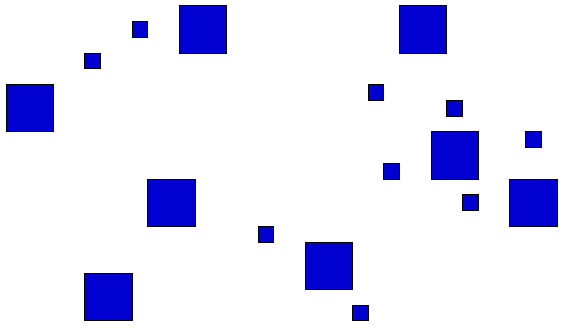
#> input picture t2/objetos1.png, 563 x 327 px
$ python t2.py objetos1.png   (Python 2 division)   (older library calls are emulated)
#> lines starting #> are read from the running program, lines starting #| are printed output that depends on the picture; after the words box and inside, x2 and y2 are one past the last pixel; in counts of white or black regions, pixels touching at a corner belong together; long printed decimals are rounded
#coding: utf-8

# Para rodar o codigo correr, por:
#    python t2.py image_file
# Exemplo:
#    python t2.py objetos1.png

from __future__ import unicode_literals
import numpy as np
import sys
from scipy import misc
from scipy import ndimage
import matplotlib.pyplot as plt
from matplotlib.colors import NoNorm
import cv2

# Ler o arquivo da imagem e guardar isto num numpy array
img_file = sys.argv[1]
image = cv2.imread(img_file)
#> image is the input picture: shape (327, 563, 3); mean B, G, R 247.3, 225.6, 225.6

# Presentaçao da imagem
plt.imshow(image, cmap='gray')
plt.show()

####################### Transformação de Cores ##################################
# Usase a funçao cvtColor para transformar a imagem BGR em escadas de cinza
gray_image = cv2.cvtColor(image, cv2.COLOR_BGR2GRAY)
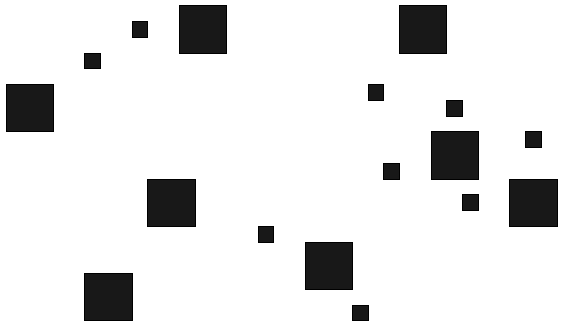
#> gray_image: shape (327, 563); min 0, max 255, mean 228.1

# Guardar e mostrar a imagem
plt.imshow(gray_image, cmap=plt.cm.gray)
plt.xlabel('Imagen em escalas de cinza')
plt.savefig('gray_object_' + img_file)
plt.show()

####################### Contornos dos Objetos ###################################
# Mascara 1
mask = [[0,-1,0],[-1,4,-1],[0,-1,0]]

# Mascara 2
mask2 = [[-1,-1,-1],[-1,8,-1],[-1,-1,-1]]

# Filter2D realiza uma convoluçao entre a imagem em escalas de cinza
# e a mascara definida anteriormente
image_contour = cv2.filter2D(gray_image,-1,np.array(mask))
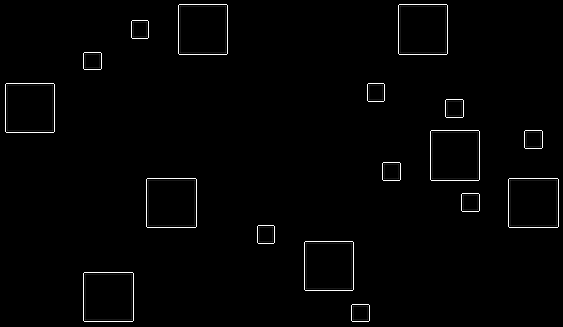
#> image_contour: shape (327, 563); min 0, max 255, mean 3.2

# Se invierte a imagem de entrada para obter uma nova imagem com fundo branco e bordas pretas
plt.imshow(255 - image_contour, cmap=plt.cm.gray)
plt.xlabel('Contornos dos objetos')
plt.savefig('contours_object_' + img_file)
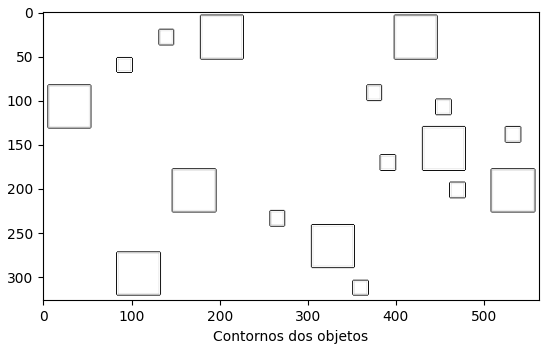
#> figure drawn by matplotlib, 1 panel
plt.show()

###################### Extração de Propriedades dos Objetos ######################
# Se faz uso da funçao findcontours para encontrar os contornos dos objetos contidos
# na imagem filtrada
images, cnts, h = cv2.findContours(image_contour.copy(),cv2.RETR_EXTERNAL, cv2.CHAIN_APPROX_SIMPLE)
#> cnts = 17 contours; largest, box (x1, y1, x2, y2) and area: (83, 272, 134, 322) 2448, (508, 178, 559, 228) 2448, (146, 178, 197, 228) 2448, (430, 130, 480, 181) 2448, (398, 4, 448, 55) 2448; h = 17 rows, first 6: [1, -1, -1, -1], [2, 0, -1, -1], [3, 1, -1, -1], [4, 2, -1, -1], [5, 3, -1, -1], [6, 4, -1, -1]

# se copia a imagem original e se salva em uma nova variavel
image_object = image.copy()
i = len(cnts)-1
#> i = 16

# Para cada contorno de cada objeto encontrado na imagem de entrada (c)
# se calcula seu perimetro, area e centroide
print "Numero de regioes: ",len(cnts)
#| Numero de regioes:  17
print ""
for c in cnts:
    # Area
    # Para obter a area aproximada da regiao do objeto usa-se a funçao contourArea
    # Esta funçao calcula a area do contorno do regiao do objeto
    area = cv2.contourArea(c)

    # Perimetro
    # Calcula o perimetro ou tamanho do arco da regiao do objeto encontrado na imagem
    perimetro = cv2.arcLength(c,True)
    # Centroide
    # Para obter o centroide se calcula os momentos de terceiro ordem
    # usando a funçao moments
    M = cv2.moments(c)
    cx = int(M['m10']/M['m00']) #se divide o terceiro momento entre o primeiro momento para obter o centroide do objeto no direçao no eixo x
    cy = int(M['m01']/M['m00']) #se divide o segundo momento entre o primeiro momento para obter o centroide do objeto no direçao no eixo y

    # Se mostra cada regiao rotulada individualmente na imagem
    cv2.putText(image_object,str(i),(cx,cy), cv2.FONT_HERSHEY_PLAIN, 1.5,(0,0,0),2)

    # Imprime-se a informaçao do perimetro e area da regiao de cada objeto
    print " regiao: "+(str(i))+" perimetro: "+str(perimetro)+" area: "+str(area)
    i = i-1
#> this loop made 17 passes
#> (area, perimetro, cx, cy, i) on passes 1 to 12: (304, 67.66, 360, 312, 15), (2448, 195.7, 108, 296, 14), (2399, 193.7, 328, 265, 13), (304, 67.66, 265, 234, 12), (322, 69.66, 470, 202, 11), (2448, 195.7, 533, 202, 10), (2448, 195.7, 171, 202, 9), (322, 69.66, 391, 171, 8), (322, 69.66, 533, 139, 7), (2448, 195.7, 454, 155, 6), (322, 69.66, 454, 108, 5), (304, 67.66, 375, 92, 4)
#|  regiao: 16 perimetro: 67.657 area: 304.0
#|  regiao: 15 perimetro: 195.657 area: 2448.0
#|  regiao: 14 perimetro: 193.657 area: 2399.0
#|  regiao: 13 perimetro: 67.657 area: 304.0
#|  regiao: 12 perimetro: 69.657 area: 322.0
#|  regiao: 11 perimetro: 195.657 area: 2448.0
#|  regiao: 10 perimetro: 195.657 area: 2448.0
#|  regiao: 9 perimetro: 69.657 area: 322.0
#> (further printed lines are left out)
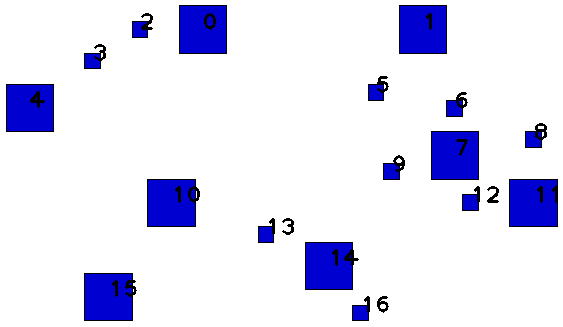
#> image_object: shape (327, 563, 3); 1.04% of pixels changed, all inside (x1, y1, x2, y2) = (30, 13, 557, 313)
#> after the loop, i = -1

# Guardar e mostrar a imagem
plt.imshow(image_object, cmap=plt.cm.gray)
plt.xlabel('Conteo dos objetos')
plt.savefig('count_object_' + img_file)
plt.show()

########################### Histograma de Área dos Objetos ##########################
# Se faz uso da funçao findcontours para encontrar os contornos da regiao dos objetos contidos
# na imagem filtrada
images, cnts, h = cv2.findContours(image_contour.copy(),cv2.RETR_EXTERNAL, cv2.CHAIN_APPROX_SIMPLE)

# Para cada contorno de cada objeto encontrado na imagem de entrada (c)
# se calcula a area, se o calculo é menor a 1500 é uma regiao pequena, maior a 1500 e menor a 3000
# ou maior a 3000 é uma regiao media, e se é maior a 3000 é uma grande regiao
areas = np.array([cv2.contourArea(c) for c in cnts])
#> areas = 17 values, max 2448 at index 1, min 304 at index 0, mean 1311.4
pequeno = len(np.where(areas < 1500)[0])
#> pequeno = 9
medio = len(np.where( (1500 < areas) & (areas < 3000))[0])
#> medio = 8
grande = len(np.where(areas > 3000)[0])
#> grande = 0

# Imprime-se o numero de regioes por tamanho
print ""
print "numero de regioes pequenas: ",str(pequeno)
#| numero de regioes pequenas:  9
print "numero de regioes medias: ",str(medio)
#| numero de regioes medias:  8
print "numero de regioes grandes: ",str(grande)
#| numero de regioes grandes:  0
print ""

########################### Histograma de Área dos Objetos ##########################
# É definido o rango das areas declaradas anteriormente
n_object = range(0,3500,1500)

# Se guarda o numero de regioes num vetor
n_area = [pequeno,medio,grande]
#> n_area = [9, 8, 0]

# Se almacena na variavel regiao o numero de objetos encontrados por numero de regioes por tamanho de area
regiao = np.arange(len(n_area))
#> regiao = [0, 1, 2]

# Se representa num grafico de barras o numero de objetos por area
plt.bar(regiao, n_area)
plt.xlabel('Area')
plt.ylabel('Nro de Objetos')
plt.xticks(regiao, n_object)
plt.title('Histograma de areas dos objetos')
plt.savefig('histograma_object_' + img_file)
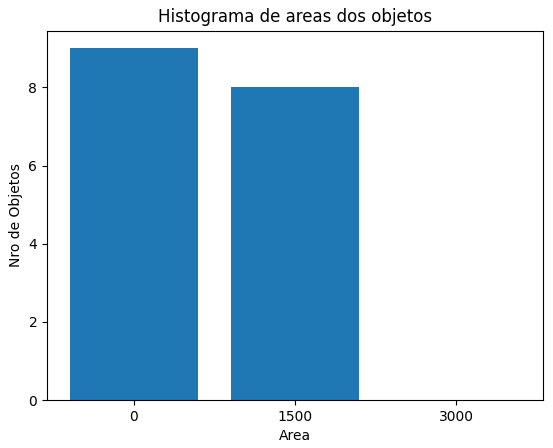
#> figure drawn by matplotlib, 1 panel; tallest bar 9 high, from x = -0.4 to 0.4
plt.show()

$ run again, with t2/objetos2.png copied over t2/objetos1.png
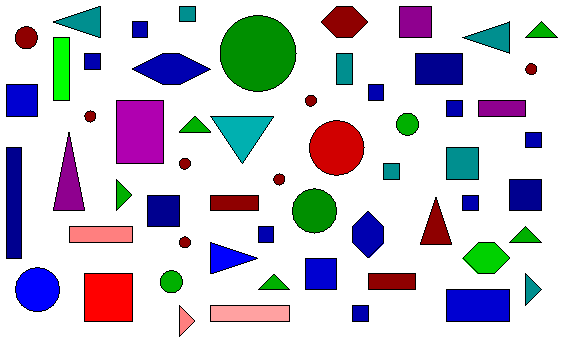
#> input picture t2/objetos2.png, 563 x 343 px
#> image is the input picture: shape (343, 563, 3); mean B, G, R 211.4, 200.9, 203
#> cnts = 58 contours; largest, box (x1, y1, x2, y2) and area: (219, 14, 298, 93) 4724, (115, 99, 165, 165) 3183, (83, 272, 134, 323) 2498, (308, 119, 366, 177) 2480, (445, 288, 511, 323) 2208; h = 58 rows, first 6: [1, -1, -1, -1], [2, 0, -1, -1], [3, 1, -1, -1], [4, 2, -1, -1], [5, 3, -1, -1], [6, 4, -1, -1]
#> `i = len(cnts)-1`: i = 57
#| Numero de regioes:  58
#> the loop `for c in cnts:` made 58 passes
#> (area, perimetro, cx, cy, i) on passes 1 to 8: (322, 69.66, 360, 313, 56), (1456, 195.7, 249, 313, 55), (304, 80.08, 183, 320, 54), (2208, 195.7, 477, 305, 53), (304, 80.08, 273, 284, 52), (322, 82.91, 530, 289, 51), (880, 131.7, 391, 281, 50), (2498, 197.7, 108, 297, 49)
#> (printed output is left out)
#> after the loop `for c in cnts:`:
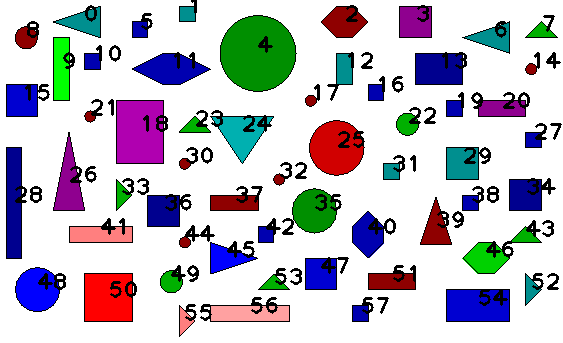
#> image_object: shape (343, 563, 3); 4.91% of pixels changed, all inside (x1, y1, x2, y2) = (15, 0, 562, 321)
#> after the loop `for c in cnts:`: i = -1
#> areas = 58 values, max 4724 at index 53, min 128 at index 36, mean 940
#> pequeno = 47
#> medio = 9
#> grande = 2
#| numero de regioes pequenas:  47
#| numero de regioes medias:  9
#| numero de regioes grandes:  2
#> n_area = [47, 9, 2]
#> regiao = [0, 1, 2]
#> `plt.savefig('histograma_object_' + img_file)`:
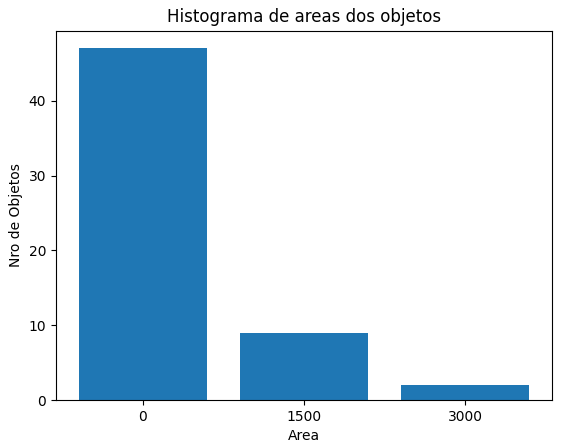
#> figure drawn by matplotlib, 1 panel; tallest bar 47 high, from x = -0.4 to 0.4
